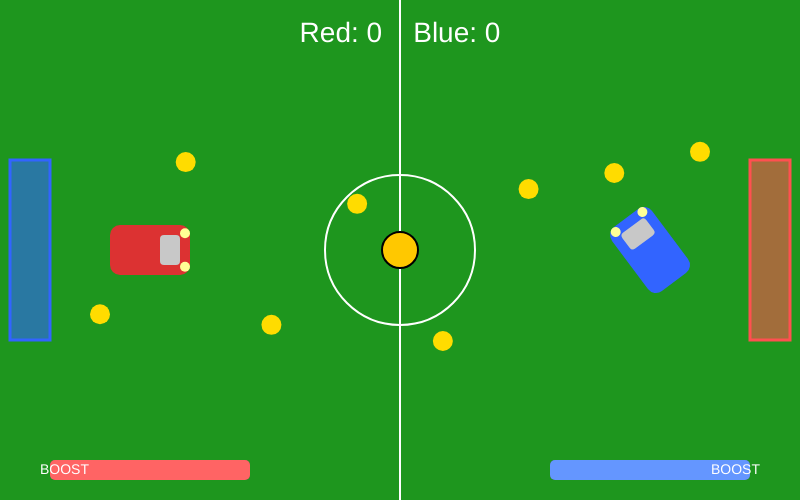
Frame 1 (no input)
Frame 60 (no input): identical to frame 1, image omitted
Frame 120 (the mouse pressed at the canvas centre since frame 60): identical to frame 1, image omitted

The p5.js sketch that drew this single still picture (run headless with seeded random() and noise() and a simulated clock; from frame 60 on, the mouse is pressed at the canvas centre):

// p5.js sketch
// ── sketch.js
// Vibe Project
// Lucas F.
// Oct 7, 2025


let redCar, blueCar, ball;
let leftGoal, rightGoal;
let boostPads = [];
let redScore = 0;
let blueScore = 0;
let kickoff = true;

function setup() {
  createCanvas(800, 500);
  rectMode(CENTER);
  angleMode(DEGREES);
  resetPositions();

  leftGoal = new Goal(30, height / 2, 'left');
  rightGoal = new Goal(width - 30, height / 2, 'right');

  // Create boost pads
  for (let i = 0; i < 8; i++) {
    let x = map(i, 0, 7, 100, width - 100);
    let y = random(100, height - 100);
    boostPads.push(new BoostPad(x, y));
  }
}

function draw() {
  background(30, 150, 30);

  // Field lines
  stroke(255);
  strokeWeight(2);
  noFill();
  line(width / 2, 0, width / 2, height);
  ellipse(width / 2, height / 2, 150);
  noStroke();

  // Goals
  leftGoal.show();
  rightGoal.show();

  // Boost pads
  for (let pad of boostPads) {
    pad.show();
  }

  // Update objects
  redCar.update();
  blueCar.update();
  ball.update();

  // Draw objects
  redCar.show();
  blueCar.show();
  ball.show();

  // Check for kickoff start
  if (kickoff && (ball.checkCarCollision(redCar, true) || ball.checkCarCollision(blueCar, true))) {
    kickoff = false;
  }

  // Handle ball collisions
  if (!kickoff) {
    ball.checkCarCollision(redCar);
    ball.checkCarCollision(blueCar);
  }

  // Check goals
  if (leftGoal.contains(ball)) {
    blueScore++;
    resetPositions();
  } else if (rightGoal.contains(ball)) {
    redScore++;
    resetPositions();
  }

  // Check boost pad pickups
  for (let pad of boostPads) {
    pad.checkPickup(redCar);
    pad.checkPickup(blueCar);
  }

  // Scoreboard
  fill(255);
  textAlign(CENTER, TOP);
  textSize(28);
  text(`Red: ${redScore}    Blue: ${blueScore}`, width / 2, 20);

  // Boost meters
  drawBoostMeters();
}

function drawBoostMeters() {
  // Red car (bottom-left)
  noStroke();
  fill(80);
  rect(150, height - 30, 200, 20, 5);
  fill(255, 100, 100);
  let redBoostWidth = map(redCar.boost, 0, 100, 0, 200);
  rect(150 - 100 + redBoostWidth / 2, height - 30, redBoostWidth, 20, 5);

  // Blue car (bottom-right)
  fill(80);
  rect(width - 150, height - 30, 200, 20, 5);
  fill(100, 150, 255);
  let blueBoostWidth = map(blueCar.boost, 0, 100, 0, 200);
  rect(width - 150 - 100 + blueBoostWidth / 2, height - 30, blueBoostWidth, 20, 5);

  fill(255);
  textSize(14);
  textAlign(LEFT, CENTER);
  text("BOOST", 40, height - 30);
  textAlign(RIGHT, CENTER);
  text("BOOST", width - 40, height - 30);
}

function resetPositions() {
  ball = new Ball(width / 2, height / 2);
  redCar = new Car(150, height / 2, color(220, 50, 50), 'WASD');
  blueCar = new Car(width - 150, height / 2, color(50, 100, 255), 'ARROWS');
  kickoff = true;

  // Make cars face the ball
  redCar.angle = degrees(atan2(ball.y - redCar.y, ball.x - redCar.x));
  blueCar.angle = degrees(atan2(ball.y - blueCar.y, ball.x - blueCar.x));
}

// ------------------- CAR CLASS -------------------
class Car {
  constructor(x, y, color, controls) {
    this.x = x;
    this.y = y;
    this.color = color;
    this.controls = controls;
    this.angle = 0;
    this.speed = 0;
    this.maxSpeed = 5;
    this.acceleration = 0.2;
    this.friction = 0.95;
    this.turnSpeed = 4;
    this.w = 50;
    this.h = 80;
    this.boost = 100;
    this.boosting = false;
    this.particles = [];
  }

  update() {
    // Controls
    let forward = false, backward = false, left = false, right = false, boosting = false;

    if (this.controls === 'WASD') {
      forward = keyIsDown(87);
      backward = keyIsDown(83);
      left = keyIsDown(65);
      right = keyIsDown(68);
      boosting = keyIsDown(16); // SHIFT
    } else if (this.controls === 'ARROWS') {
      forward = keyIsDown(UP_ARROW);
      backward = keyIsDown(DOWN_ARROW);
      left = keyIsDown(LEFT_ARROW);
      right = keyIsDown(RIGHT_ARROW);
      boosting = keyIsDown(191); // "/" key
    }

    // Turning
    if (left) this.angle -= this.turnSpeed;
    if (right) this.angle += this.turnSpeed;

    // Acceleration
    if (forward) this.speed += this.acceleration;
    if (backward) this.speed -= this.acceleration;

    // Boost logic
    if (boosting && this.boost > 0) {
      this.boosting = true;
      this.speed += 0.3;
      this.boost -= 0.8;
      this.boost = max(this.boost, 0);
      this.emitParticles();
    } else {
      this.boosting = false;
    }

    // Limit speed & apply friction
    this.speed = constrain(this.speed, -this.maxSpeed * 2, this.maxSpeed * 2);
    this.speed *= this.friction;

    // Movement
    this.x += cos(this.angle) * this.speed;
    this.y += sin(this.angle) * this.speed;

    this.x = constrain(this.x, this.w / 2, width - this.w / 2);
    this.y = constrain(this.y, this.h / 2, height - this.h / 2);

    // Update particles
    for (let p of this.particles) p.update();
    this.particles = this.particles.filter(p => p.lifetime > 0);
  }

  show() {
    // Particles behind car
    for (let p of this.particles) p.show();

    // Car body
    push();
    translate(this.x, this.y);
    rotate(this.angle + 90);
    fill(this.color);
    rect(0, 0, this.w, this.h, 10);

    // Windshield
    fill(200);
    rect(0, -this.h / 4, this.w * 0.6, this.h / 4, 4);

    // Headlights
    fill(255, 255, 150);
    ellipse(-this.w / 3, -this.h / 2 + 5, 10, 10);
    ellipse(this.w / 3, -this.h / 2 + 5, 10, 10);

    pop();
  }

  emitParticles() {
    for (let i = 0; i < 3; i++) {
      let angle = radians(this.angle + 90);
      let px = this.x - cos(angle) * (this.h / 2);
      let py = this.y - sin(angle) * (this.h / 2);
      this.particles.push(new Particle(px, py, this.color));
    }
  }
}

// ------------------- PARTICLE CLASS -------------------
class Particle {
  constructor(x, y, color) {
    this.x = x;
    this.y = y;
    this.vx = random(-1, 1);
    this.vy = random(-1, 1);
    this.lifetime = 30;
    this.color = color;
  }

  update() {
    this.x += this.vx;
    this.y += this.vy;
    this.lifetime--;
  }

  show() {
    noStroke();
    fill(255, 200, 50, this.lifetime * 5);
    ellipse(this.x, this.y, 6);
  }
}

// ------------------- BALL CLASS -------------------
class Ball {
  constructor(x, y) {
    this.x = x;
    this.y = y;
    this.r = 18;
    this.vx = 0;
    this.vy = 0;
  }

  update() {
    if (!kickoff) {
      this.x += this.vx;
      this.y += this.vy;
    }

    if (this.x < this.r) {
      this.x = this.r;
      this.vx *= -1;
    } else if (this.x > width - this.r) {
      this.x = width - this.r;
      this.vx *= -1;
    }

    if (this.y < this.r) {
      this.y = this.r;
      this.vy *= -1;
    } else if (this.y > height - this.r) {
      this.y = height - this.r;
      this.vy *= -1;
    }

    this.vx *= 0.99;
    this.vy *= 0.99;
  }

  show() {
    fill(255, 200, 0);
    stroke(0);
    strokeWeight(2);
    ellipse(this.x, this.y, this.r * 2);
    noStroke();
  }

  checkCarCollision(car, previewOnly = false) {
    let d = dist(this.x, this.y, car.x, car.y);
    if (d < this.r + car.h / 2) {
      if (!previewOnly) {
        let angle = atan2(this.y - car.y, this.x - car.x);
        this.vx = 6 * cos(angle);
        this.vy = 6 * sin(angle);
      }
      return true;
    }
    return false;
  }
}

// ------------------- GOAL CLASS -------------------
class Goal {
  constructor(x, y, side) {
    this.x = x;
    this.y = y;
    this.w = 40;
    this.h = 180;
    this.side = side;
  }

  show() {
    if (this.side === 'left') {
      fill(50, 100, 255, 150);
      stroke(50, 100, 255);
    } else {
      fill(255, 80, 80, 150);
      stroke(255, 80, 80);
    }
    strokeWeight(3);
    rect(this.x, this.y, this.w, this.h);
    noStroke();
  }

  contains(ball) {
    return (
      ball.x - ball.r < this.x + this.w / 2 &&
      ball.x + ball.r > this.x - this.w / 2 &&
      ball.y > this.y - this.h / 2 &&
      ball.y < this.y + this.h / 2
    );
  }
}

// ------------------- BOOST PAD CLASS -------------------
class BoostPad {
  constructor(x, y) {
    this.x = x;
    this.y = y;
    this.active = true;
    this.cooldown = 0;
  }

  show() {
    if (this.active) {
      fill(255, 220, 0);
      noStroke();
      ellipse(this.x, this.y, 20);
    } else {
      fill(150, 150, 0, 100);
      ellipse(this.x, this.y, 20);
      this.cooldown--;
      if (this.cooldown <= 0) this.active = true;
    }
  }

  checkPickup(car) {
    if (this.active && dist(this.x, this.y, car.x, car.y) < 40) {
      car.boost = min(100, car.boost + 25);
      this.active = false;
      this.cooldown = 120; // frames until reactivation
    }
  }
}
